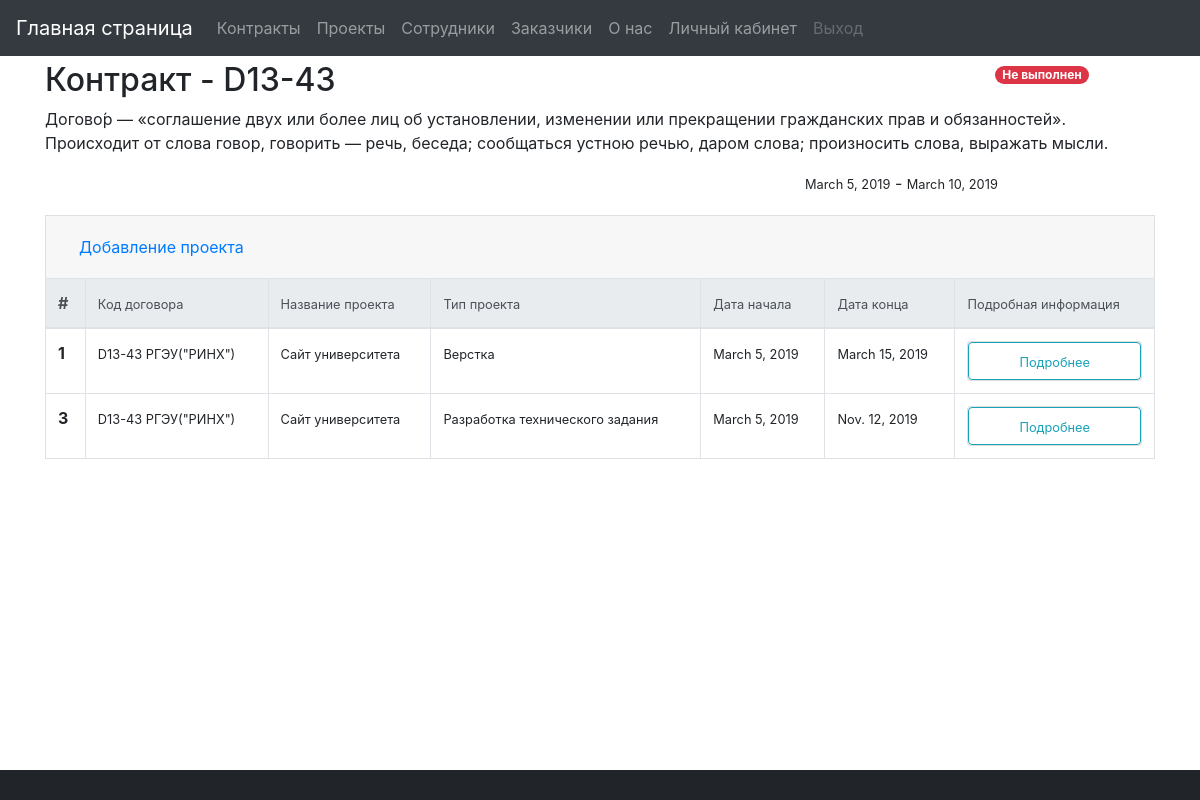
Page /viewProjects1 on the committed database.
### project_management/models.py (models this page shows, shortened)
class Contract(models.Model):
    num_contract = models.CharField(max_length=10, verbose_name='Номер контракта')
    id_customer = models.ForeignKey(Customer, on_delete=models.CASCADE, verbose_name='Заказчик')
    comment = models.TextField(max_length=500, verbose_name='Комментарий', blank=True)
    status = models.IntegerField(choices=[(0, 'Не выполнен'), (1, 'Выполняется'), (2, 'Выполнен')],
                                 verbose_name='Статус')
    link_file = models.CharField(max_length=500, verbose_name='Ссылка на файл', blank=True)
    date_start = models.DateField(verbose_name='Дата начала')
    date_end = models.DateField(verbose_name='Дата окончания')
    def __str__(self):
        return '%s %s' % (self.num_contract, self.id_customer)
    class Meta:
        verbose_name = 'Договор'
        verbose_name_plural = 'Договоры'

class Project(models.Model):
    id_contract = models.ForeignKey(Contract, on_delete=models.CASCADE, verbose_name='Номер контракта')
    id_type = models.ForeignKey(Type_project, on_delete=models.CASCADE, verbose_name='Тип проекта')
    project_name = models.CharField(max_length=300, verbose_name='Название проекта')
    description = models.TextField(max_length=1000, verbose_name='Описание')
    date_start = models.DateField(verbose_name='Дата начала')
    date_end = models.DateField(verbose_name='Дата конца')
    class Meta:
        verbose_name = 'Проект'
        verbose_name_plural = 'Проекты'

class Customer(models.Model):
    id_type_customer = models.ForeignKey(Type_customer, on_delete=models.CASCADE, verbose_name='Тип заказчика')
    customer = models.CharField(max_length=200, verbose_name='Заказчик')
    phone = models.IntegerField(verbose_name='Номер телефона')
    mail = models.CharField(max_length=50, verbose_name='Email')
    def __str__(self):
        return '%s' % (self.customer,)
    class Meta:
        verbose_name = 'Заказчик'
        verbose_name_plural = 'Заказчики'

class Type_project(models.Model):
    name_type = models.CharField(max_length=150, verbose_name='Название типа')
    def __str__(self):
        return self.name_type
    class Meta:
        verbose_name = 'Тип проекта'
        verbose_name_plural = 'Типы проектов'

### project_management/views.py (the view)
# urls.py: re_path(r'^viewProjects(?P<contract>\d+)$', views.viewProjects, name='viewProjects'),
def viewProjects(request, contract):
    cur_contract = Contract.objects.get(id=contract)
    projects = Project.objects.filter(id_contract=cur_contract)
    projectform = ProjectForm(request.POST)
    if request.method == "POST":
        if projectform.is_valid():
            item = projectform.save(commit=False)
            item.id_contract = cur_contract
            item.save()
            projectform = ProjectForm()
    return render(request, 'Director/viewProjects.html',
                  context={"contract": cur_contract, "projects": projects, "projectform": projectform})

### project_management/templates/Director/viewProjects.html (shortened to what this page needs)
{% extends "Director/wrapperDirector.html" %}
{% block content %}
<div class="container">
    <div class="row">
        <div class="col-sm-10">
            <h2>Контракт - {{contract.num_contract}}</h2>
        </div>
        <div class="col-sm-2">
            {% if contract.status == 0 %}
            <span class="badge badge-pill badge-danger">Не выполнен</span>
            {% endif %}
        </div>
        <div class="col-sm-12">
            <p>{{contract.comment}}</p>
        </div>
    </div>
    <div class="row justify-content-end" style="margin-bottom: 20px;">
        <div class="col-sm-12 col-md-4 col-lg--3">
            <small>{{contract.date_start}}</small>
            -
            <small>{{contract.date_end}}</small>
        </div>
    </div>
    <div class="accordion" id="accordionExample">
        <div class="card">
            <div class="card-header" id="headingTwo">
                <h5 class="mb-0">
                    <button class="btn btn-link collapsed" type="button" data-toggle="collapse"
                            data-target="#collapseTwo"
                            aria-expanded="false" aria-controls="collapseTwo">Добавление проекта
                    </button>
                </h5>
            </div>
        </div>
    </div>
    <div class="table-responsive">
        <table class="table table-bordered">
            <thead class="thead-light">
            <tr>
                <th scope="col">#</th>
                <th scope="col">
                    <small>Код договора</small>
                </th>
                <th scope="col">
                    <small>Название проекта</small>
                </th>
                <th scope="col">
                    <small>Тип проекта</small>
                </th>
                <th scope="col">
                    <small>Дата начала</small>
                </th>
                <th scope="col">
                    <small>Дата конца</small>
                </th>
                <th scope="col">
                    <small>Подробная информация</small>
                </th>
            </tr>
            </thead>
            <tbody>
            {% for project in projects %}
            <tr>
                <th scope="row">{{project.id}}</th>
                <td>
                    <small>{{project.id_contract}}</small>
                </td>
                <td>
                    <small>{{project.project_name}}</small>
                </td>
                <td>
                    <small>{{project.id_type}}</small>
                </td>
                <td>
                    <small>{{project.date_start}}</small>
                </td>
                <td>
                    <small>{{project.date_end}}</small>
                </td>
                <td>
                    <div class="card">
                        <button class="btn btn-outline-info collapsed" type="button" data-toggle="collapse"
                                data-target="#collapseTwo{{project.id}}" aria-expanded="false"
                                aria-controls="collapseTwo">
                            <small>Подробнее</small>
                        </button>
                    </div>
                </td>
            </tr>
            {% endfor %}
            </tbody>
        </table>
    </div>
</div>
{% endblock %}

### project_management/static/css/style.css (style rules this page uses)
.container { margin-bottom: 50px; }

### rows in the picture
Contract: num_contract "D13-43", comment "Догово́р — «соглашение двух или более лиц об установлении, изменении или прекращении гражданских прав и обязанностей». Происходит от слова говор, говорить — речь, беседа; сообщаться устною речью, даром слова; произносить слова, выражать мысли.", date_start "March 5, 2019", date_end "March 10, 2019"
Project: id "1", id_contract "D13-43 РГЭУ(\"РИНХ\")", project_name "Сайт университета", id_type "Верстка", date_start "March 5, 2019", date_end "March 15, 2019"
Project: id "3", id_contract "D13-43 РГЭУ(\"РИНХ\")", project_name "Сайт университета", id_type "Разработка технического задания", date_start "March 5, 2019", date_end "Nov. 12, 2019"
